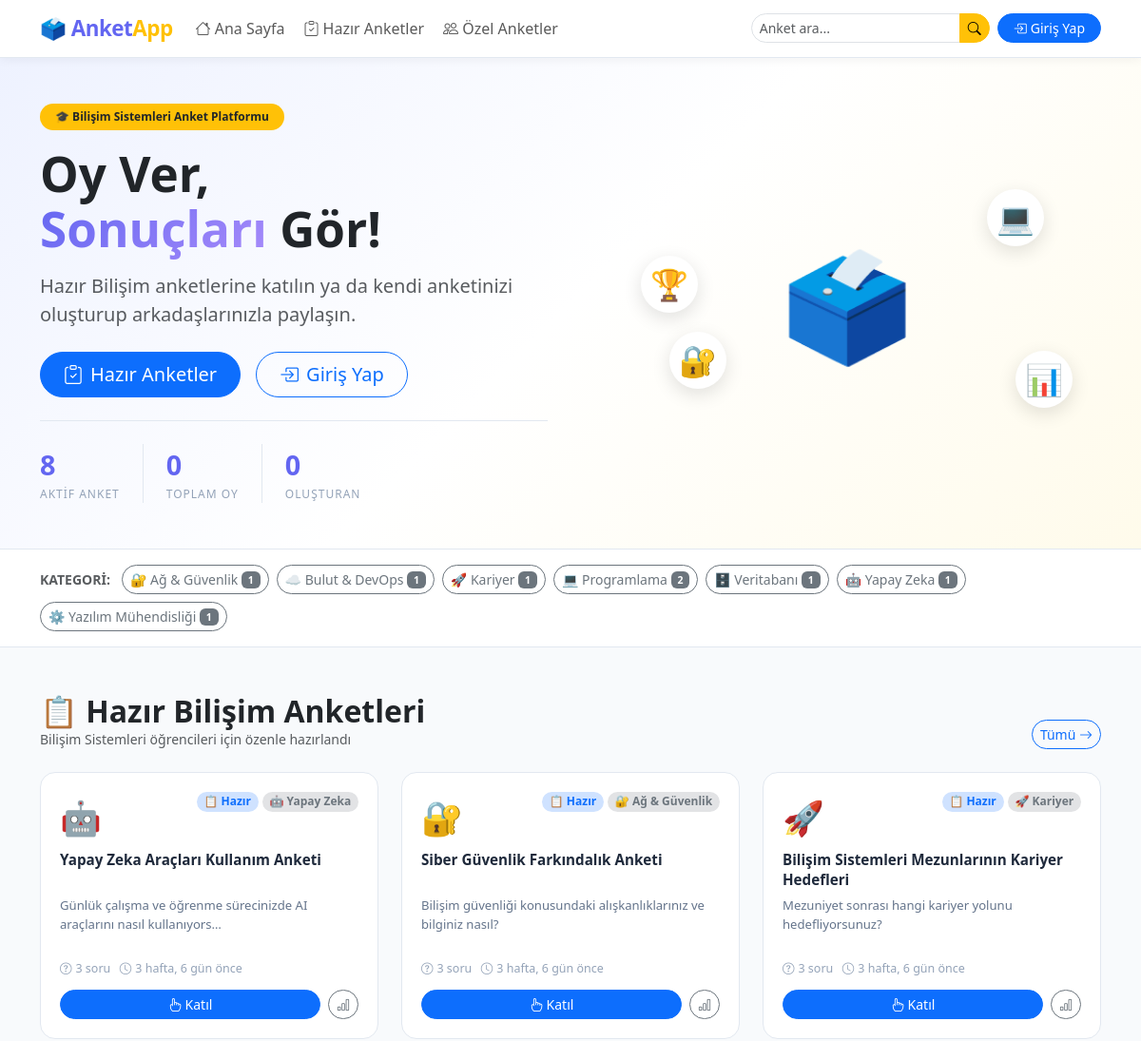
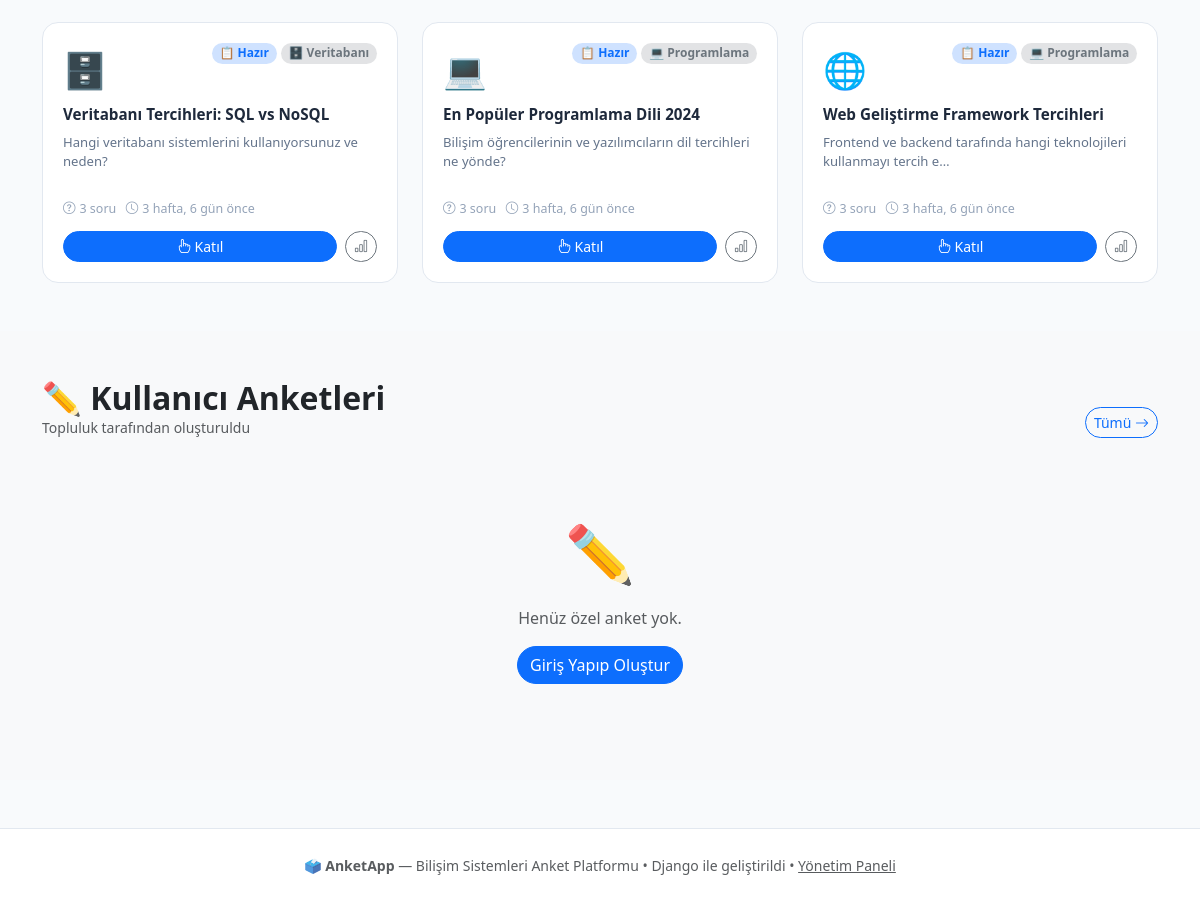
The page / on the database its author committed (2 pictures, top to bottom).
### surveys/models.py (models this page shows, shortened)
class Category(models.Model):
    name = models.CharField('Kategori', max_length=100)
    slug = models.SlugField(unique=True)
    icon = models.CharField('İkon', max_length=10, default='📊')
    description = models.TextField('Açıklama', blank=True)
    class Meta:
        verbose_name = 'Kategori'
        verbose_name_plural = 'Kategoriler'
        ordering = ['name']

class Survey(models.Model):
    TYPE_CHOICES = [
        ('hazir', '📋 Hazır Anket'),
        ('ozel', '✏️ Özel Anket'),
    ]
    STATUS_CHOICES = [
        ('active', 'Aktif'),
        ('closed', 'Kapalı'),
        ('draft', 'Taslak'),
    ]
    title = models.CharField('Başlık', max_length=200)
    description = models.TextField('Açıklama', blank=True)
    category = models.ForeignKey(Category, on_delete=models.SET_NULL, null=True, blank=True, related_name='surveys')
    survey_type = models.CharField('Tür', max_length=10, choices=TYPE_CHOICES, default='ozel')
    status = models.CharField('Durum', max_length=10, choices=STATUS_CHOICES, default='active')
    thumbnail = models.CharField('Emoji', max_length=10, default='🗳️')
    created_by = models.ForeignKey(User, on_delete=models.SET_NULL, null=True, blank=True, related_name='surveys')
    created_at = models.DateTimeField('Oluşturulma', auto_now_add=True)
    updated_at = models.DateTimeField('Güncelleme', auto_now=True)
    is_featured = models.BooleanField('Öne Çıkar', default=False)
    class Meta:
        verbose_name = 'Anket'
        verbose_name_plural = 'Anketler'
        ordering = ['-is_featured', '-created_at']
    def question_count(self):
        return self.questions.count()
    def was_created_recently(self):
        now = timezone.now()
        return now - datetime.timedelta(days=7) <= self.created_at <= now
    was_created_recently.boolean = True
    was_created_recently.short_description = 'Son 7 günde?'

### surveys/views.py (the view)
# urls.py: path('', views.IndexView.as_view(), name='index'),
class IndexView(generic.TemplateView):
    template_name = 'surveys/index.html'
    def get_context_data(self, **kwargs):
        ctx = super().get_context_data(**kwargs)
        ctx['hazir_surveys'] = Survey.objects.filter(status='active', survey_type='hazir').select_related('category')[:6]
        ctx['ozel_surveys'] = Survey.objects.filter(status='active', survey_type='ozel').select_related('category','created_by')[:6]
        ctx['categories'] = Category.objects.annotate(sc=Count('surveys', filter=Q(surveys__status='active')))
        ctx['total_surveys'] = Survey.objects.filter(status='active').count()
        ctx['total_votes'] = Vote.objects.count()
        ctx['total_users'] = Survey.objects.filter(survey_type='ozel', status='active').values('created_by').distinct().count()
        return ctx

### templates/surveys/index.html (shortened to what this page needs)
{% extends "surveys/base.html" %}
{% block content %}
<section class="vp-hero py-5">
  <div class="container">
    <div class="row align-items-center g-5">
      <div class="col-lg-6">
        <span class="badge bg-warning text-dark rounded-pill px-3 py-2 mb-3">🎓 Bilişim Sistemleri Anket Platformu</span>
        <h1 class="vp-hero-title mb-3">Oy Ver,<br><span class="text-gradient">Sonuçları</span> Gör!</h1>
        <p class="lead text-muted mb-4">Hazır Bilişim anketlerine katılın ya da kendi anketinizi oluşturup arkadaşlarınızla paylaşın.</p>
        <div class="d-flex gap-3 flex-wrap">
          <a href="{% url 'surveys:survey_list' %}?tip=hazir" class="btn btn-primary btn-lg rounded-pill px-4">
            <i class="bi bi-clipboard-check me-2"></i>Hazır Anketler
          </a>
          {% if user.is_authenticated %}
          <a href="{% url 'surveys:create_survey' %}" class="btn btn-warning btn-lg rounded-pill px-4">
            <i class="bi bi-plus-circle me-2"></i>Anket Oluştur
          </a>
          {% else %}
          <a href="{% url 'login' %}" class="btn btn-outline-primary btn-lg rounded-pill px-4">
            <i class="bi bi-box-arrow-in-right me-2"></i>Giriş Yap
          </a>
          {% endif %}
        </div>
        <div class="vp-stats mt-4 d-flex gap-4 pt-4">
          <div><div class="vp-stat-num" data-target="{{ total_surveys }}">{{ total_surveys }}</div><div class="vp-stat-lbl">Aktif Anket</div></div>
          <div><div class="vp-stat-num" data-target="{{ total_votes }}">{{ total_votes }}</div><div class="vp-stat-lbl">Toplam Oy</div></div>
          <div><div class="vp-stat-num" data-target="{{ total_users }}">{{ total_users }}</div><div class="vp-stat-lbl">Oluşturan</div></div>
        </div>
      </div>
      <div class="col-lg-6 text-center d-none d-lg-block">
        <div class="vp-hero-graphic">
          <div class="vp-hero-main">🗳️</div>
          <div class="vp-orb vp-orb-1">💻</div>
          <div class="vp-orb vp-orb-2">📊</div>
          <div class="vp-orb vp-orb-3">🏆</div>
          <div class="vp-orb vp-orb-4">🔐</div>
        </div>
      </div>
    </div>
  </div>
</section>
{% if categories %}
<section class="py-3 vp-cats-bar">
  <div class="container">
    <div class="d-flex gap-2 flex-wrap align-items-center">
      <span class="text-muted small fw-bold me-1">KATEGORİ:</span>
      {% for cat in categories %}
      <a href="{% url 'surveys:survey_list' %}?kategori={{ cat.slug }}"
         class="btn btn-sm btn-outline-secondary rounded-pill">
        {{ cat.icon }} {{ cat.name }} <span class="badge bg-secondary">{{ cat.sc }}</span>
      </a>
      {% endfor %}
    </div>
  </div>
</section>
{% endif %}
<section class="py-5">
  <div class="container">
    <div class="vp-section-head mb-4">
      <div>
        <h2 class="fw-bold mb-0">📋 Hazır Bilişim Anketleri</h2>
        <p class="text-muted small mb-0">Bilişim Sistemleri öğrencileri için özenle hazırlandı</p>
      </div>
      <a href="{% url 'surveys:survey_list' %}?tip=hazir" class="btn btn-outline-primary rounded-pill btn-sm">
        Tümü <i class="bi bi-arrow-right"></i>
      </a>
    </div>
    {% if hazir_surveys %}
    <div class="row g-4">
      {% for s in hazir_surveys %}
      <div class="col-md-6 col-lg-4">{% include "surveys/_survey_card.html" with survey=s %}</div>
      {% endfor %}
    </div>
    {% else %}
    <div class="vp-empty"><div>📭</div><p class="text-muted">Henüz hazır anket yok.</p></div>
    {% endif %}
  </div>
</section>
<section class="py-5 bg-light">
  <div class="container">
    <div class="vp-section-head mb-4">
      <div>
        <h2 class="fw-bold mb-0">✏️ Kullanıcı Anketleri</h2>
        <p class="text-muted small mb-0">Topluluk tarafından oluşturuldu</p>
      </div>
      <div class="d-flex gap-2">
        <a href="{% url 'surveys:survey_list' %}?tip=ozel" class="btn btn-outline-primary rounded-pill btn-sm">
          Tümü <i class="bi bi-arrow-right"></i>
        </a>
      </div>
    </div>
    {% if ozel_surveys %}
    <div class="row g-4">
      {% for s in ozel_surveys %}
      <div class="col-md-6 col-lg-4">{% include "surveys/_survey_card.html" with survey=s %}</div>
      {% endfor %}
    </div>
    {% else %}
    <div class="vp-empty">
      <div>✏️</div>
      <p class="text-muted">Henüz özel anket yok.</p>
      {% if user.is_authenticated %}
      <a href="{% url 'surveys:create_survey' %}" class="btn btn-warning rounded-pill">İlk Anketi Oluştur</a>
      {% else %}
      <a href="{% url 'login' %}" class="btn btn-primary rounded-pill">Giriş Yapıp Oluştur</a>
      {% endif %}
    </div>
    {% endif %}
  </div>
</section>
{% endblock %}

### templates/surveys/base.html (shortened to what this page needs)
<!DOCTYPE html>
<html lang="tr">
<head>
    {% load static %}
    <link rel="stylesheet" href="https://cdnjs.cloudflare.com/ajax/libs/bootstrap/5.3.2/css/bootstrap.min.css">
    <link rel="stylesheet" href="https://cdnjs.cloudflare.com/ajax/libs/bootstrap-icons/1.11.3/font/bootstrap-icons.min.css">
    <link rel="stylesheet" href="{% static 'surveys/css/voxpop.css' %}">
</head>
<body>
<nav class="navbar navbar-expand-lg vp-navbar sticky-top">
    <div class="container">
        <a class="navbar-brand fw-black" href="{% url 'surveys:index' %}">🗳️ Anket<span class="text-warning">App</span></a>
        <div class="collapse navbar-collapse" id="nav">
            <ul class="navbar-nav me-auto gap-1">
                <li class="nav-item">
                    <a class="nav-link" href="{% url 'surveys:index' %}"><i class="bi bi-house"></i> Ana Sayfa</a>
                </li>
                <li class="nav-item">
                    <a class="nav-link" href="{% url 'surveys:survey_list' %}?tip=hazir">
                        <i class="bi bi-clipboard-check"></i> Hazır Anketler
                    </a>
                </li>
                <li class="nav-item">
                    <a class="nav-link" href="{% url 'surveys:survey_list' %}?tip=ozel">
                        <i class="bi bi-people"></i> Özel Anketler
                    </a>
                </li>
            </ul>
            <div class="d-flex align-items-center gap-2">
                <form class="d-flex" action="{% url 'surveys:survey_list' %}" method="GET">
                    <div class="input-group">
                        <input class="form-control form-control-sm rounded-start-pill" type="search"
                               name="ara" placeholder="Anket ara..." value="{{ request.GET.ara }}">
                        <button class="btn btn-warning btn-sm rounded-end-pill" type="submit">
                            <i class="bi bi-search"></i>
                        </button>
                    </div>
                </form>
                {% if user.is_authenticated %}
                <div class="dropdown">
                    <button class="btn btn-outline-primary btn-sm rounded-pill dropdown-toggle" data-bs-toggle="dropdown">
                        <i class="bi bi-person-circle"></i> {{ user.username }}
                    </button>
                    <ul class="dropdown-menu dropdown-menu-end">
                        <li><a class="dropdown-item" href="{% url 'surveys:my_surveys' %}"><i class="bi bi-list-check me-2"></i>Anketlerim</a></li>
                        <li><hr class="dropdown-divider"></li>
                        <li>
                            <form method="POST" action="{% url 'logout' %}">{% csrf_token %}
                                <button class="dropdown-item text-danger" type="submit"><i class="bi bi-box-arrow-right me-2"></i>Çıkış</button>
                            </form>
                        </li>
                    </ul>
                </div>
                {% else %}
                <a href="{% url 'login' %}" class="btn btn-primary btn-sm rounded-pill px-3">
                    <i class="bi bi-box-arrow-in-right me-1"></i>Giriş Yap
                </a>
                {% endif %}
            </div>
        </div>
    </div>
</nav>
<main>{% block content %}{% endblock %}</main>
<footer class="vp-footer mt-5 py-4 text-center">
    <small class="text-muted">
        🗳️ <strong>AnketApp</strong> — Bilişim Sistemleri Anket Platformu &bull;
        Django ile geliştirildi &bull;
        <a href="/admin/" class="text-muted">Yönetim Paneli</a>
    </small>
</footer>
{% load static %}
</body>
</html>

### templates/surveys/_survey_card.html (shortened to what this page needs)
<div class="vp-card h-100">
  <div class="vp-card-top">
    <span class="vp-card-emoji">{{ survey.thumbnail }}</span>
    <div class="vp-card-badges">
      {% if survey.survey_type == 'hazir' %}
      <span class="badge bg-primary-subtle text-primary rounded-pill">📋 Hazır</span>
      {% else %}
      <span class="badge bg-warning-subtle text-warning-emphasis rounded-pill">✏️ Özel</span>
      {% endif %}
      {% if survey.category %}
      <span class="badge bg-secondary-subtle text-secondary rounded-pill">{{ survey.category.icon }} {{ survey.category.name }}</span>
      {% endif %}
    </div>
  </div>
  <h6 class="vp-card-title">{{ survey.title }}</h6>
  {% if survey.description %}
  <p class="vp-card-desc">{{ survey.description|truncatechars:70 }}</p>
  {% endif %}
  <div class="vp-card-meta">
    <span><i class="bi bi-question-circle"></i> {{ survey.question_count }} soru</span>
    <span><i class="bi bi-clock"></i> {{ survey.created_at|timesince }} önce</span>
  </div>
  <div class="vp-card-actions">
    <a href="{% url 'surveys:survey_detail' survey.pk %}" class="btn btn-primary btn-sm rounded-pill flex-grow-1">
      <i class="bi bi-hand-index me-1"></i>Katıl
    </a>
    <a href="{% url 'surveys:results' survey.pk %}" class="btn btn-outline-secondary btn-sm rounded-pill">
      <i class="bi bi-bar-chart"></i>
    </a>
  </div>
</div>

### static/surveys/css/voxpop.css (style rules this page uses)
:root { --vp-primary: #6366f1; --vp-warning: #f59e0b; --vp-success: #10b981; --vp-border: #e2e8f0; --vp-bg: #f8fafc; --vp-surface: #ffffff; --vp-shadow: 0 4px 20px rgba(99,102,241,.10); --vp-radius: 16px; }
body { background: var(--vp-bg); font-family: 'Segoe UI', system-ui, sans-serif; }
.vp-navbar { background: #fff; border-bottom: 1px solid var(--vp-border); box-shadow: 0 2px 10px rgba(0,0,0,.05); }
.navbar-brand { font-size: 1.4rem; color: var(--vp-primary) !important; font-weight: 800; letter-spacing: -0.5px; }
.vp-hero { background: linear-gradient(135deg, #eef2ff 0%, #fff 50%, #fffbeb 100%); border-bottom: 1px solid var(--vp-border); }
.vp-hero-title { font-size: clamp(2rem, 5vw, 3.2rem); font-weight: 900; line-height: 1.15; }
.text-gradient { background: linear-gradient(135deg, var(--vp-primary), #a78bfa); -webkit-background-clip: text; -webkit-text-fill-color: transparent; background-clip: text; }
.vp-hero-graphic { position: relative; height: 260px; display: flex; align-items: center; justify-content: center; }
.vp-hero-main { font-size: 7rem; animation: vpFloat 3s ease-in-out infinite; }
.vp-orb { position: absolute; font-size: 2rem; background: #fff; border-radius: 50%; width: 60px; height: 60px; display: flex; align-items: center; justify-content: center; box-shadow: 0 6px 20px rgba(0,0,0,.12); animation: vpOrbit 4s ease-in-out infinite; }
.vp-orb-1 { top: 10px; right: 60px; animation-delay: 0s; }
.vp-orb-2 { bottom: 20px; right: 30px; animation-delay: 1s; }
.vp-orb-3 { top: 80px; left: 50px; animation-delay: .6s; }
.vp-orb-4 { bottom: 40px; left: 80px; animation-delay: 1.8s; }
.vp-stats { border-top: 1px solid var(--vp-border); padding-top: 1.25rem; }
.vp-stat-num { font-size: 1.8rem; font-weight: 900; color: var(--vp-primary); }
.vp-stat-lbl { font-size: .75rem; color: #94a3b8; text-transform: uppercase; letter-spacing: 1px; }
.vp-section-head { display: flex; justify-content: space-between; align-items: flex-end; }
.vp-cats-bar { background: #fff; border-bottom: 1px solid var(--vp-border); }
.vp-card { background: #fff; border: 1.5px solid var(--vp-border); border-radius: var(--vp-radius); padding: 1.25rem; transition: all .2s; display: flex; flex-direction: column; }
.vp-card-top { display: flex; align-items: flex-start; justify-content: space-between; margin-bottom: .5rem; }
.vp-card-emoji { font-size: 2.2rem; }
.vp-card-badges { display: flex; flex-wrap: wrap; gap: 4px; }
.vp-card-title { font-weight: 700; font-size: .95rem; color: #1e293b; line-height: 1.35; flex-grow: 1; }
.vp-card-desc { font-size: .82rem; color: #64748b; line-height: 1.5; }
.vp-card-meta { display: flex; flex-wrap: wrap; gap: .6rem; font-size: .78rem; color: #94a3b8; margin-top: auto; padding-top: .75rem; }
.vp-card-meta span { display: flex; align-items: center; gap: 4px; }
.vp-card-actions { display: flex; gap: .5rem; margin-top: .75rem; }
.vp-empty { text-align: center; padding: 3rem 1rem; }
.vp-empty div { font-size: 3.5rem; margin-bottom: .75rem; }
.vp-footer { background: #fff; border-top: 1px solid var(--vp-border); }

### rows shown on the page
Category: icon "🔐", name "Ağ & Güvenlik", sc "1"
Category: icon "☁️", name "Bulut & DevOps", sc "1"
Category: icon "🚀", name "Kariyer", sc "1"
Category: icon "💻", name "Programlama", sc "2"
Category: icon "🗄️", name "Veritabanı", sc "1"
Category: icon "🤖", name "Yapay Zeka", sc "1"
Category: icon "⚙️", name "Yazılım Mühendisliği", sc "1"
Survey: thumbnail "🤖", survey_type "📋 Hazır", category.icon "🤖", category.name "Yapay Zeka", title "Yapay Zeka Araçları Kullanım Anketi", description "Günlük çalışma ve öğrenme sürecinizde AI araçlarını nasıl kullanıyors…", question_count "3", created_at "3 hafta, 6 gün"
Survey: thumbnail "🔐", survey_type "📋 Hazır", category.icon "🔐", category.name "Ağ & Güvenlik", title "Siber Güvenlik Farkındalık Anketi", description "Bilişim güvenliği konusundaki alışkanlıklarınız ve bilginiz nasıl?", question_count "3", created_at "3 hafta, 6 gün"
Survey: thumbnail "🚀", survey_type "📋 Hazır", category.icon "🚀", category.name "Kariyer", title "Bilişim Sistemleri Mezunlarının Kariyer Hedefleri", description "Mezuniyet sonrası hangi kariyer yolunu hedefliyorsunuz?", question_count "3", created_at "3 hafta, 6 gün"
Survey: thumbnail "🗄️", survey_type "📋 Hazır", category.icon "🗄️", category.name "Veritabanı", title "Veritabanı Tercihleri: SQL vs NoSQL", description "Hangi veritabanı sistemlerini kullanıyorsunuz ve neden?", question_count "3", created_at "3 hafta, 6 gün"
Survey: thumbnail "💻", survey_type "📋 Hazır", category.icon "💻", category.name "Programlama", title "En Popüler Programlama Dili 2024", description "Bilişim öğrencilerinin ve yazılımcıların dil tercihleri ne yönde?", question_count "3", created_at "3 hafta, 6 gün"
Survey: thumbnail "🌐", survey_type "📋 Hazır", category.icon "💻", category.name "Programlama", title "Web Geliştirme Framework Tercihleri", description "Frontend ve backend tarafında hangi teknolojileri kullanmayı tercih e…", question_count "3", created_at "3 hafta, 6 gün"

### other values the page prints
{{ total_surveys }} "8"
{{ total_votes }} "0"
{{ total_users }} "0"
